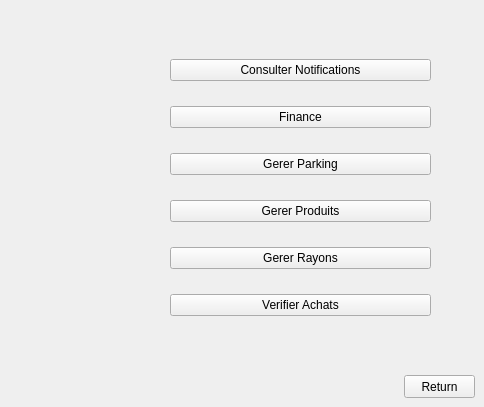
       <widget class="QWidget" name="page_40">
        <widget class="QWidget" name="layoutWidget_6">
         <property name="geometry">
          <rect>
           <x>170</x>
           <y>40</y>
           <width>261</width>
           <height>301</height>
          </rect>
         </property>
         <layout class="QVBoxLayout" name="verticalLayout_7">
          <item>
           <widget class="QPushButton" name="pushButton_134">
            <property name="text">
             <string>Consulter Notifications</string>
            </property>
           </widget>
          </item>
          <item>
           <widget class="QPushButton" name="pushButton_135">
            <property name="text">
             <string>Finance</string>
            </property>
           </widget>
          </item>
          <item>
           <widget class="QPushButton" name="pushButton_136">
            <property name="text">
             <string>Gerer Parking</string>
            </property>
           </widget>
          </item>
          <item>
           <widget class="QPushButton" name="pushButton_137">
            <property name="text">
             <string>Gerer Produits</string>
            </property>
           </widget>
          </item>
          <item>
           <widget class="QPushButton" name="pushButton_138">
            <property name="text">
             <string>Gerer Rayons</string>
            </property>
           </widget>
          </item>
          <item>
           <widget class="QPushButton" name="pushButton_139">
            <property name="text">
             <string>Verifier Achats</string>
            </property>
           </widget>
          </item>
         </layout>
        </widget>
        <widget class="QPushButton" name="pushButton_140">
         <property name="geometry">
          <rect>
           <x>404</x>
           <y>375</y>
           <width>71</width>
           <height>23</height>
          </rect>
         </property>
         <property name="text">
          <string>Return</string>
         </property>
        </widget>
       </widget>
